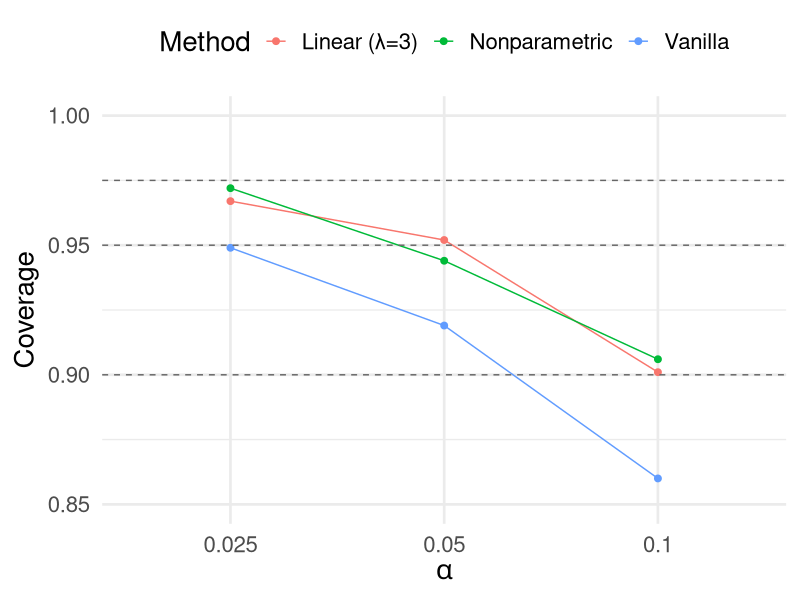
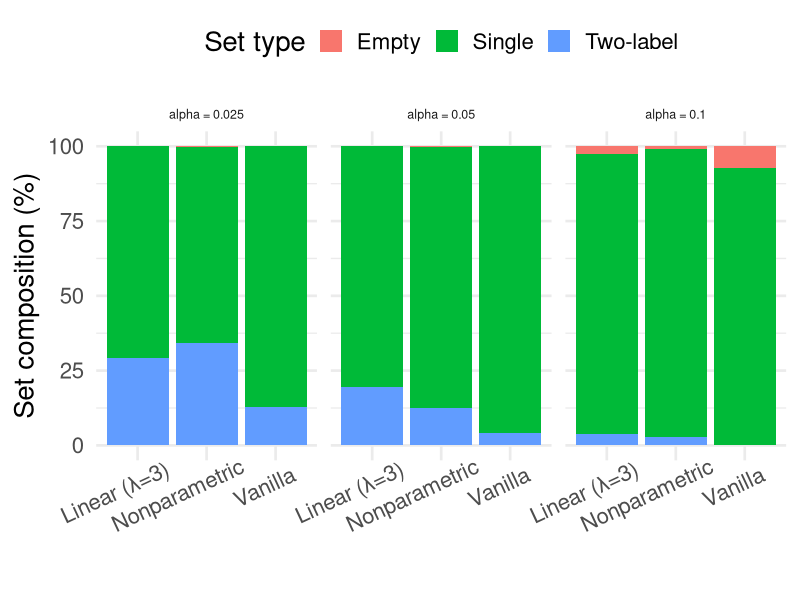

R code for these plots, in order:
## ---- chunk 1
#| echo: false
library(readr)
library(dplyr)
library(tidyr)
library(ggplot2)
library(kableExtra)

# used for ablation plots/tables in the thesis
ablation_summary <- read_csv("data/ablation_summary.csv")
## ---- chunk 2
#| label: tbl-id-lambda
#| echo: false
#| warning: false
#| tbl-cap: 'In-distribution (2021 test) coverage for vanilla CP, linear variance-normalized scores across ($\lambda$), and the nonparametric normalizer at $\alpha = 0.1$.'
#| results: asis

id_lambda_tbl <- data.frame(
  Method      = c("Vanilla",
  "Linear (λ = 0.5)",
  "Linear (λ = 1.0)",
  "Linear (λ = 2.0)",
  "Linear (λ = 3.0)",
  "Linear (λ = 4.0)",
  "Nonparametric"),
  qhat        = c(0.3169, 0.2975, 0.2810, 0.2540, 0.2332, 0.2163, 1.5115),
  Coverage    = c(0.900, 0.900, 0.900, 0.900, 0.900, 0.900, 0.900)
)

colnames(id_lambda_tbl) <- c("Method", "q-hat",
  "Coverage")
  
  id_lambda_tbl |>
  knitr::kable(digits = 3) |> 
  kable_styling(
    font_size = 30,     
    full_width = FALSE
  )
## ---- chunk 3
#| label: tbl-ood-lambda
#| echo: false
#| warning: false
#| tbl-cap: 'Temporal OOD (2022) global coverage and set composition for vanilla CP and variance-normalized scores across $\lambda$ at $\alpha = 0.1$.'
#| results: asis

ood_lambda_tbl <- data.frame(
Method      = c("Vanilla",
"Linear (λ = 0.5)",
"Linear (λ = 1.0)",
"Linear (λ = 2.0)",
"Linear (λ = 3.0)",
"Linear (λ = 4.0)",
"Nonparametric"),
Coverage    = c(0.860, 0.867, 0.871, 0.891, 0.901, 0.908, 0.906)
)

colnames(ood_lambda_tbl) <- c("Method", "Coverage")

ood_lambda_tbl |>
knitr::kable(digits = 3) |> 
  kable_styling(
  font_size = 30,     
  full_width = FALSE
)
## ---- chunk 4
#| label: tbl-ood-het
#| echo: false
#| warning: false
#| tbl-cap: 'Temporal OOD (2022) global coverage and set composition for Vanilla CP, Linear normalization $(\lambda = 3)$, and the Nonparametric normalizer at $\alpha = 0.1$.'
#| results: asis

ood_unified_tbl <- data.frame(
Method              = c("Vanilla",
"Linear (λ = 3.0)",
"Nonparametric"),
EstimatedThreshold  = c(0.31691, 0.2332, 1.51146),
OverallCoverage     = c(0.860, 0.901, 0.906),
PctSingleton        = c(92.7, 93.8, 96.4),
PctEmpty            = c(7.3, 2.5, 0.8),
PctTwoLabel         = c(0.0, 3.7, 2.8)
)

colnames(ood_unified_tbl) <- c("Method",
"q-hat",
"Coverage",
"% singletons",
"% empty",
"% two-label")

ood_unified_tbl |>
knitr::kable(digits = 3) |> 
  kable_styling(
  font_size = 30,     
  full_width = FALSE
)
## ---- chunk 5
#| label: tbl-class-cond-2022
#| echo: false
#| warning: false
#| tbl-cap: 'Per-class coverage on 2022 OOD points at $\alpha = 0.1$ for vanilla CP, linear normalization $(\lambda = 3)$, and the nonparametric normalizer.'

class_cond_tbl <- data.frame(
Method      = c("Vanilla",
"Linear (λ = 3.0)",
"Nonparametric"),
Coverage_bg = c(0.914, 0.943, 0.946),
Coverage_eg = c(0.780, 0.839, 0.847),
Diff = c(0.134, 0.104, 0.099)
)

colnames(class_cond_tbl) <- c("Method",
"Coverage (background)",
"Coverage (eelgrass)",
"Difference")

class_cond_tbl |>
knitr::kable(digits = 3) |> 
  kable_styling(
  font_size = 30,     
  full_width = FALSE
)
## ---- chunk 6
#| label: tbl-ablation-2022
#| echo: false
#| warning: false
#| message: false
#| tbl-cap: 'Coverage and set composition on 2022 OOD points across $\alpha \in \{0.10, 0.05, 0.025\}$.'

ablation_2022_tbl <- ablation_summary |>
  filter(domain == "2022_OOD") |>
  arrange(alpha, method) |>
  transmute(
    alpha,
    Method    = method,
    Coverage  = coverage_overall,
    Empty     = 100 * pct_empty,
    Single    = 100 * pct_single,
    Two_label = 100 * pct_two
  )

# row ranges for each alpha group
group_info <- ablation_2022_tbl |>
  mutate(row_id = row_number()) |>
  group_by(alpha) |>
  summarise(
    start = min(row_id),
    end   = max(row_id),
    .groups = "drop"
  )

# table body without the alpha column
tbl_body <- ablation_2022_tbl |>
  select(-alpha)

tab <- tbl_body |>
  knitr::kable(
    digits = c(3, 3, 1, 1, 1),
    col.names = c(
      "Method",
      "Coverage",
      "Empty (%)",
      "Single (%)",
      "Two-label (%)"
    ),
    booktabs = TRUE
  ) |>
  kable_styling(full_width = FALSE, font_size = 20)

# add “Alpha = ...” subsections
for (i in seq_len(nrow(group_info))) {
  tab <- tab |>
    group_rows(
      paste0("α = ", group_info$alpha[i]),
      group_info$start[i],
      group_info$end[i]
    )
}

tab
## ---- chunk 7
#| label: fig-ablation-coverage-2022
#| echo: false
#| warning: false
#| out-width: "100%"
#| fig-width: 9
#| fig-height: 6
#| fig-cap: 'Coverage across $\alpha \in \{0.1, 0.05, 0.025\}$. Dashed line shows the target coverage 1 - α.'

ablation_2022 <- ablation_summary |>
  filter(domain == "2022_OOD")

gg_coverage <- ggplot(
  ablation_2022,
  aes(x = factor(alpha),
      y = coverage_overall,
      color = method,
      group = method)
) +
  geom_point(size = 2) +
  geom_line() +
  # target line(s): 1 - alpha
  geom_hline(
    data = distinct(ablation_2022, alpha, target_cov),
    aes(yintercept = target_cov),
    linetype = "dashed",
    color   = "grey40"
  ) +
  labs(
    x = expression(alpha),
    y = "Coverage",
    color = "Method"
  ) +
  coord_cartesian(ylim = c(0.85, 1)) +
  theme_minimal(base_size = 20) +
  theme(
    legend.position = "top"
  )

gg_coverage
## ---- chunk 8
#| label: fig-ablation-setcomp-2022
#| echo: false
#| warning: false
#| out-width: "100%"
#| fig-width: 9
#| fig-height: 6
#| fig-cap: 'Set composition (empty, single, two-label) across $\alpha \in \{0.1, 0.05, 0.025\}$.'

setcomp_2022 <- ablation_summary |>
  filter(domain == "2022_OOD") |>
  select(method, alpha, pct_empty, pct_single, pct_two) |>
  pivot_longer(
    cols = starts_with("pct_"),
    names_to = "SetType",
    values_to = "Pct"
  ) |>
  mutate(
    SetType = recode(
      SetType,
      pct_empty  = "Empty",
      pct_single = "Single",
      pct_two    = "Two-label"
    ),
    Pct   = 100 * Pct,
    alpha = factor(alpha)   # keep alphas ordered but treat as factor for faceting
  )

gg_setcomp <- ggplot(
  setcomp_2022,
  aes(x = method, y = Pct, fill = SetType)
) +
  geom_col(position = "stack") +
  facet_wrap(
    ~ alpha,
    nrow = 1,
    labeller = labeller(alpha = function(x) paste0("alpha = ", x))
  ) +
  labs(
    x = "",
    y = "Set composition (%)",
    fill = "Set type"
  ) +
  theme_minimal(base_size = 20) +
  theme(
    axis.text.x = element_text(angle = 25, hjust = 0.75),
    strip.text  = element_text(size = 9)
  )+
  theme(
    legend.position = "top"
  )

gg_setcomp
